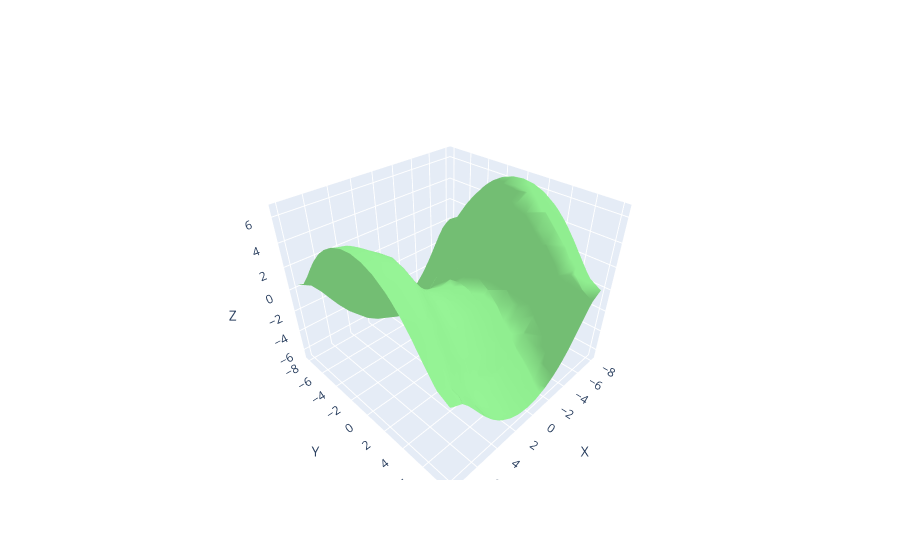

Notebook cell for this chart:
### Code cell
fig = new_fig()

# Ajouter la surface à la figure
fig.add_trace(go.Mesh3d(
    x=vertices[:, 0],
    y=vertices[:, 1],
    z=vertices[:, 2],
    i=faces[:, 0],
    j=faces[:, 1],
    k=faces[:, 2],
    color='lightgreen'
))

fig.show()

### Figure 1 — Plotly figure (JSON) as saved in the notebook; plotly's stock layout.template omitted (floating-point values rounded to 4 significant figures; data arrays with more than 128 entries replaced by an {"elided": "..."} marker saying what was removed)
{"data": [{"color": "lightgreen", "i": {"elided": "1428 int values"}, "j": {"elided": "1428 int values"}, "k": {"elided": "1428 int values"}, "type": "mesh3d", "x": {"elided": "773 float values"}, "y": {"elided": "773 float values"}, "z": {"elided": "773 float values"}}], "layout": {"scene": {"aspectmode": "data", "xaxis": {"title": {"text": "X"}}, "yaxis": {"title": {"text": "Y"}}, "zaxis": {"title": {"text": "Z"}}}, "showlegend": false}}
